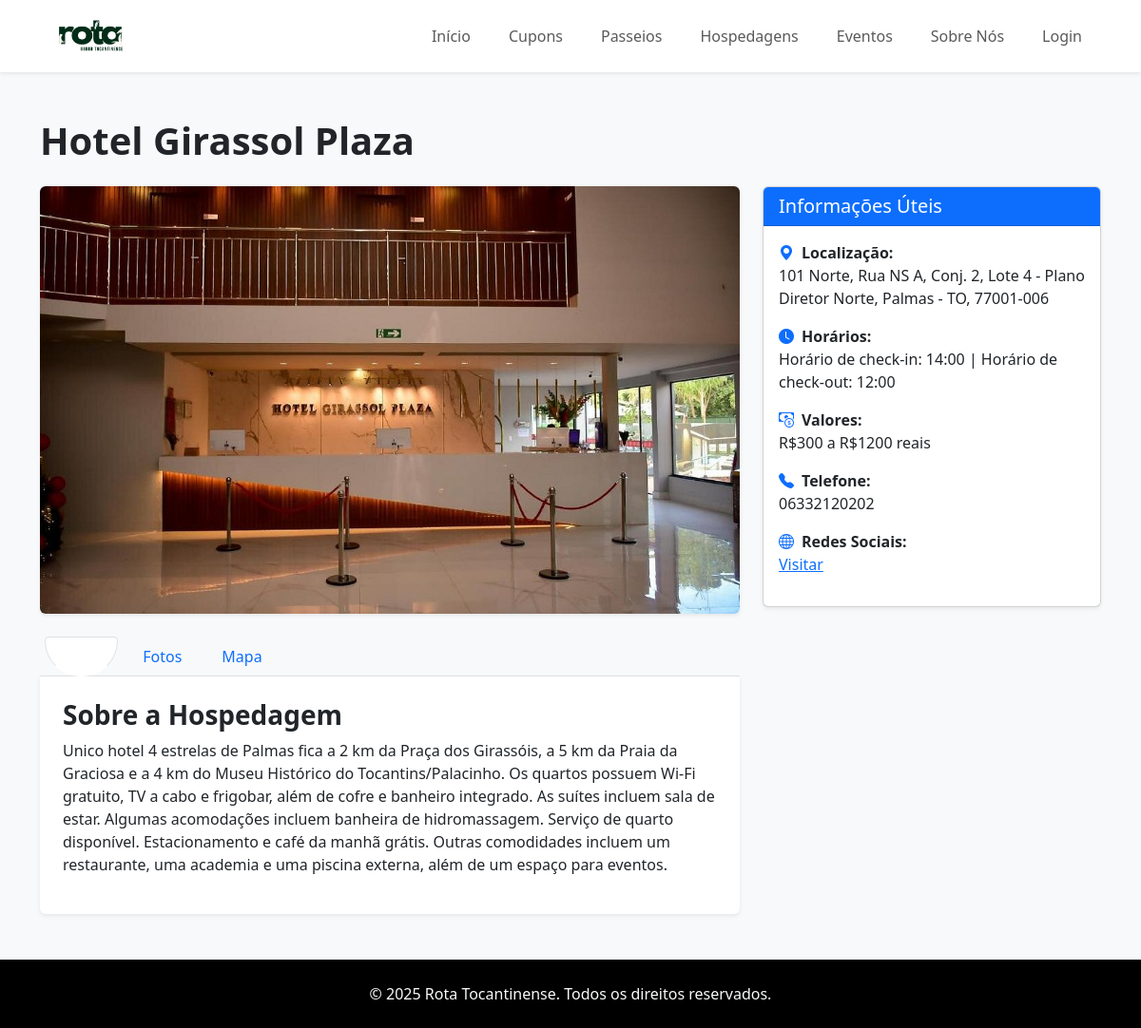
Page /hospedagem/2/ on the committed database.
### Home/models.py (models this page shows, shortened)
class Hospedagem(models.Model):
    nome = models.CharField(max_length=100)
    imagem = models.ImageField(upload_to='hospedagens/')
    descricao = models.TextField(default='')
    localizacao = models.CharField(max_length=255, blank=True)
    telefone = models.CharField(max_length=20, blank=True)
    valores = models.CharField(max_length=100, blank=True)
    horarios = models.CharField(max_length=100, blank=True)
    redes_sociais = models.URLField(blank=True)
    mapa_link = models.URLField(max_length=500, blank=True, help_text="Cole o link do Google Maps aqui")

### Home/views.py (the view)
# urls.py: path('hospedagem/<int:hospedagem_id>/', views.hospedagem_detalhes, name='hospedagem_detalhes'),
def hospedagem_detalhes(request, hospedagem_id):
    hospedagem = get_object_or_404(Hospedagem, pk=hospedagem_id)
    return render(request, 'home/hospedagem_detalhes.html', {'hospedagem': hospedagem})

### templates/home/hospedagem_detalhes.html (shortened to what this page needs)
{% load static %}
<!DOCTYPE html>
<html lang="pt-br">
<head>
    <link rel="stylesheet" href="{% static 'css/style.css' %}">
    <link href="https://cdn.jsdelivr.net/npm/bootstrap@5.3.3/dist/css/bootstrap.min.css" rel="stylesheet">
    <link rel="stylesheet" href="https://cdn.jsdelivr.net/npm/bootstrap-icons@1.11.3/font/bootstrap-icons.min.css">
</head>
<body class="bg-light d-flex flex-column min-vh-100">
    <nav class="navbar navbar-expand-lg navbar-light bg-white shadow-sm">
        <div class="container">
            <a class="navbar-brand fw-bold" href="{% url 'inicio' %}">
                <img src="{% static 'img/Design sem nome.png' %}" alt="Logo Rota Tocantinense" height="50">
            </a>
            <div class="collapse navbar-collapse justify-content-end" id="navbarNav">
                <ul class="navbar-nav">
                    <li class="nav-item"><a class="nav-link" href="{% url 'inicio' %}">Início</a></li>
                    <li class="nav-item"><a class="nav-link" href="{% url 'cupons' %}">Cupons</a></li>
                    <li class="nav-item"><a class="nav-link" href="{% url 'passeios' %}">Passeios</a></li>
                    <li class="nav-item"><a class="nav-link" href="{% url 'hospedagens' %}">Hospedagens</a></li>
                    <li class="nav-item"><a class="nav-link" href="{% url 'eventos' %}">Eventos</a></li>
                    <li class="nav-item"><a class="nav-link" href="{% url 'sobrenos' %}">Sobre Nós</a></li>
                    <li class="nav-item">
                        {% if user.is_authenticated %}
                            <a class="nav-link" href="{% url 'perfil' %}">{{ user.first_name|default:user.username }}</a>
                        {% else %}
                            <a class="nav-link" href="{% url 'login' %}">Login</a>
                        {% endif %}
                    </li>
                </ul>
            </div>
        </div>
    </nav>
    <div class="container my-5 flex-grow-1">
        <div class="row">
            <div class="col-12">
                <h1 class="fw-bold mb-4">{{ hospedagem.nome }}</h1>
            </div>
        </div>
        <div class="row">
            <div class="col-lg-8">
                <img src="{{ hospedagem.imagem.url }}" class="img-fluid rounded shadow-sm mb-4 w-100" alt="{{ hospedagem.nome }}" style="max-height: 450px; object-fit: cover;">
                <ul class="nav nav-tabs" id="hospedagemTab" role="tablist">
                    <li class="nav-item" role="presentation">
                        <button class="nav-link active" id="sobre-tab" data-bs-toggle="tab" data-bs-target="#sobre" type="button" role="tab" aria-controls="sobre" aria-selected="true">Sobre</button>
                    </li>
                    <li class="nav-item" role="presentation">
                        <button class="nav-link" id="fotos-tab" data-bs-toggle="tab" data-bs-target="#fotos" type="button" role="tab" aria-controls="fotos" aria-selected="false">Fotos</button>
                    </li>
                    <li class="nav-item" role="presentation">
                        <button class="nav-link" id="mapa-tab" data-bs-toggle="tab" data-bs-target="#mapa" type="button" role="tab" aria-controls="mapa" aria-selected="false">Mapa</button>
                    </li>
                </ul>
                <div class="tab-content bg-white p-4 rounded-bottom shadow-sm" id="hospedagemTabContent">
                    <div class="tab-pane fade show active" id="sobre" role="tabpanel" aria-labelledby="sobre-tab">
                        <h3 class="fw-bold">Sobre a Hospedagem</h3>
                        <p>{{ hospedagem.descricao|safe }}</p>
                    </div>
                </div>
            </div>
            <div class="col-lg-4">
                <div class="card shadow-sm">
                    <div class="card-header bg-primary text-white">
                        <h5 class="mb-0">Informações Úteis</h5>
                    </div>
                    <div class="card-body">
                        <ul class="list-unstyled">
                            {% if hospedagem.localizacao %}
                                <li class="mb-3"><i class="bi bi-geo-alt-fill me-2 text-primary"></i><strong>Localização:</strong><br>{{ hospedagem.localizacao }}</li>
                            {% endif %}
                            {% if hospedagem.horarios %}
                                <li class="mb-3"><i class="bi bi-clock-fill me-2 text-primary"></i><strong>Horários:</strong><br>{{ hospedagem.horarios }}</li>
                            {% endif %}
                            {% if hospedagem.valores %}
                                <li class="mb-3"><i class="bi bi-cash-coin me-2 text-primary"></i><strong>Valores:</strong><br>{{ hospedagem.valores }}</li>
                            {% endif %}
                             {% if hospedagem.telefone %}
                                <li class="mb-3"><i class="bi bi-telephone-fill me-2 text-primary"></i><strong>Telefone:</strong><br>{{ hospedagem.telefone }}</li>
                            {% endif %}
                            {% if hospedagem.redes_sociais %}
                                <li class="mb-3"><i class="bi bi-globe me-2 text-primary"></i><strong>Redes Sociais:</strong><br><a href="{{ hospedagem.redes_sociais }}" target="_blank">Visitar</a></li>
                            {% endif %}
                        </ul>
                    </div>
                </div>
            </div>
        </div>
    </div>
    <footer class="bg-black text-light py-4 mt-auto">
        <div class="container text-center">
            <p class="mb-0">&copy; {% now "Y" %} Rota Tocantinense. Todos os direitos reservados.</p>
        </div>
    </footer>
</body>
</html>

### Home/static/css/style.css (style rules this page uses)
:root { --color-primary: #28a745; --color-primary-dark: #218838; --color-secondary: #4a90e2; --color-secondary-dark: #3a7bd5; --color-accent: #f5a623; --color-text-dark: #333333; --color-text-light: #ffffff; --color-text-muted: #6c757d; --color-background-light: #f8f9fa; --color-background-white: #ffffff; --color-border: #dee2e6; --font-family-base: 'Inter', 'Helvetica Neue', Helvetica, Arial, sans-serif; --font-family-heading: 'Poppins', 'Segoe UI', Roboto, 'Helvetica Neue', Arial, sans-serif; --font-size-base: 1rem; --line-height-base: 1.6; --transition-ease: all 0.3s ease-in-out; }
*, *::before, *::after { box-sizing: border-box; margin: 0; padding: 0; }
body { font-family: var(--font-family-base); color: var(--color-text-dark); background-color: var(--color-background-white); }
.text-primary { color: var(--color-primary) !important; }
.navbar { background-color: var(--color-background-white); font-size: 16px; padding: 1rem 5em; box-shadow: 0 2px 5px rgba(0,0,0,0.1); }
.nav-link { transition: var(--transition-ease); border-radius: 50px; padding: 8px 15px !important; margin: 0 5px; }
.nav-link.active { background-color: var(--color-primary); color: var(--color-text-light) !important; font-weight: bold; }
.card { transition: var(--transition-ease); border: 1px solid var(--color-border); }

### rows in the picture
Hospedagem: nome "Hotel Girassol Plaza", imagem (picture), descricao "Unico hotel 4 estrelas de Palmas fica a 2 km da Praça dos Girassóis, a 5 km da Praia da Graciosa e a 4 km do Museu Histórico do Tocantins/Palacinho. Os quartos possuem Wi-Fi gratuito, TV a cabo e frigobar, além de cofre e banheiro integrado. As suítes incluem sala de estar. Algumas acomodações incluem banheira de hidromassagem. Serviço de quarto disponível. Estacionamento e café da manhã grátis. Outras comodidades incluem um restaurante, uma academia e uma piscina externa, além de um espaço para eventos.", localizacao "101 Norte, Rua NS A, Conj. 2, Lote 4 - Plano Diretor Norte, Palmas - TO, 77001-006", horarios "Horário de check-in: 14:00 | Horário de check-out: 12:00", valores "R$300 a R$1200 reais", telefone "06332120202"
